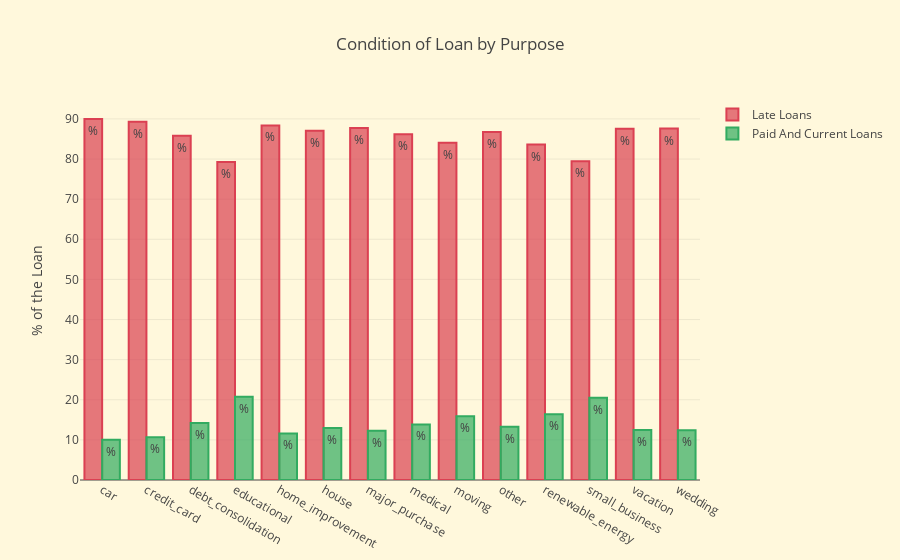

The cell this chart's notebook holds for it:
### Markdown cell above
#### How's about not in the top list features?

### Code cell
purpose_condition = round(pd.crosstab(y, df_raw.purpose).apply(lambda x: x/x.sum() * 100), 2)

purpose_bad_loans = purpose_condition.values[0].tolist()
purpose_good_loans = purpose_condition.values[1].tolist()
purpose = purpose_condition.columns


bad_plot = go.Bar(
    x=purpose,
    y=purpose_bad_loans,
    name = 'Late Loans',
    text='%',
    marker=dict(
        color='rgba(219, 64, 82, 0.7)',
        line = dict(
            color='rgba(219, 64, 82, 1.0)',
            width=2
        )
    )
)

good_plot = go.Bar(
    x=purpose,
    y=purpose_good_loans,
    name='Paid And Current Loans',
    text='%',
    marker=dict(
        color='rgba(50, 171, 96, 0.7)',
        line = dict(
            color='rgba(50, 171, 96, 1.0)',
            width=2
        )
    )
)


data = [bad_plot, good_plot]

layout = go.Layout(
    title='Condition of Loan by Purpose',
    xaxis=dict(
        title=''
    ),
    yaxis=dict(
        title='% of the Loan',
    ),
    paper_bgcolor='#FFF8DC',
    plot_bgcolor='#FFF8DC',
    showlegend=True
)

fig = dict(data=data, layout=layout)
iplot(fig, filename='condition_purposes')

### Figure 1 — Plotly figure (JSON) as saved in the notebook; plotly's stock layout.template omitted (floating-point values rounded to 4 significant figures)
{"data": [{"marker": {"color": "rgba(219, 64, 82, 0.7)", "line": {"color": "rgba(219, 64, 82, 1.0)", "width": 2}}, "name": "Late Loans", "text": "%", "type": "bar", "uid": "3fd24746-fcfc-472a-9d04-c594c0607434", "x": ["car", "credit_card", "debt_consolidation", "educational", "home_improvement", "house", "major_purchase", "medical", "moving", "other", "renewable_energy", "small_business", "vacation", "wedding"], "y": [89.98, 89.32, 85.8, 79.25, 88.39, 87.06, 87.73, 86.15, 84.09, 86.72, 83.6, 79.48, 87.56, 87.6]}, {"marker": {"color": "rgba(50, 171, 96, 0.7)", "line": {"color": "rgba(50, 171, 96, 1.0)", "width": 2}}, "name": "Paid And Current Loans", "text": "%", "type": "bar", "uid": "65082523-307f-4722-b0a9-ff0faae395dd", "x": ["car", "credit_card", "debt_consolidation", "educational", "home_improvement", "house", "major_purchase", "medical", "moving", "other", "renewable_energy", "small_business", "vacation", "wedding"], "y": [10.02, 10.68, 14.2, 20.75, 11.61, 12.94, 12.27, 13.85, 15.91, 13.28, 16.4, 20.52, 12.44, 12.4]}], "layout": {"paper_bgcolor": "#FFF8DC", "plot_bgcolor": "#FFF8DC", "showlegend": true, "title": {"text": "Condition of Loan by Purpose"}, "xaxis": {"title": {"text": ""}}, "yaxis": {"title": {"text": "% of the Loan"}}}}
